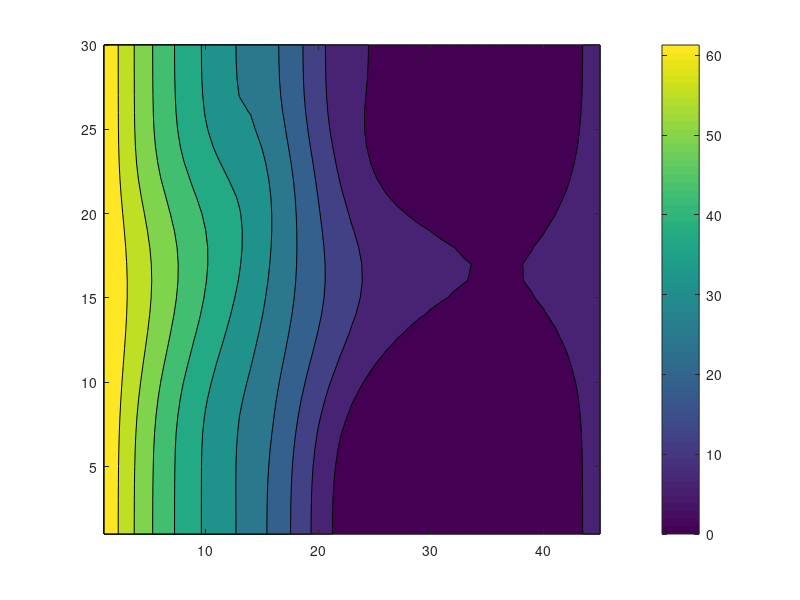

The MATLAB script that drew this image:
fid = fopen("msh3Dderiv.dat","r");

Nstream = fread(fid,1,'int32');
Npitch  = fread(fid,1,'int32');
Nspan   = fread(fid,1,'int32');
Nvars   = fread(fid,1,'int32');

data = fread(fid,Nstream*Npitch*Nspan*Nvars,'single');
fclose(fid);
data = reshape(data,numel(data)/Nvars,Nvars);

layer = 5;
var = 26;

offset = Nstream*Npitch;
layerData = data((1:offset)+(layer-1)*offset,var);

layerData = reshape(layerData,Nstream,Npitch)';

contourf(layerData)
colorbar
